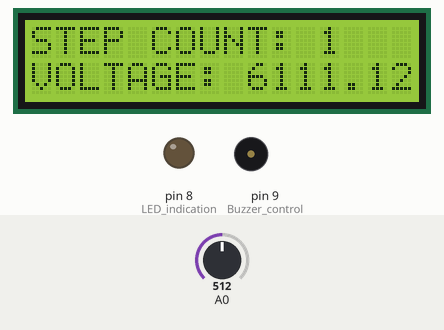
Simulated run of this sketch. Board: Arduino Uno, built with avr-gcc and run on an emulated ATmega328P. On the bench: 16×2 character LCD, output pins drawn as LEDs (lit = HIGH), buzzer (waves = sounding, pin HIGH). The test bench sets the inputs (shaded band); at power-on: A0 = 512.

Above: at 3.3 s.
3.4 s: A0 set to 10
At 3.9 s:
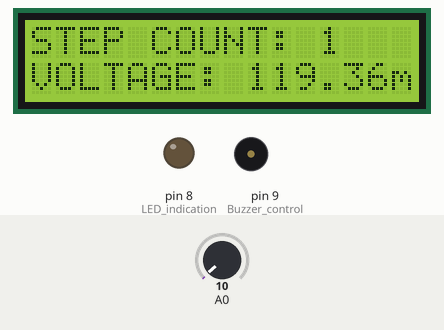
5.0 s: A0 set to 7
At 6.2 s:
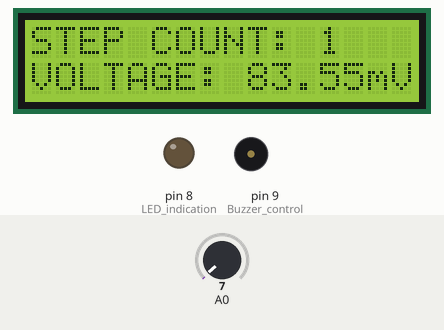
6.5 s: A0 set to 0
At 7.1 s:
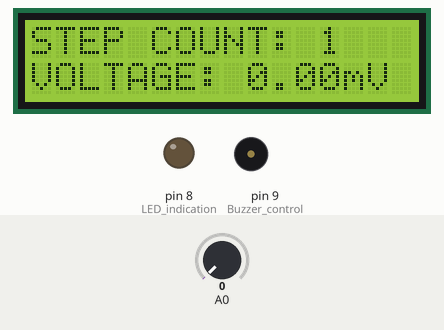
Timing chart, 0 to 9.5 s (numbered marks = the images above; inputs shaded):
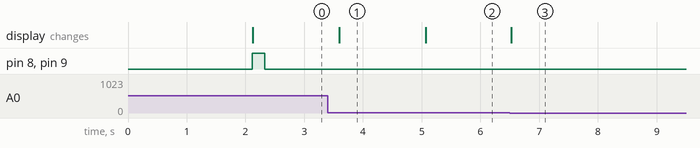

Measured:
- after the input at 3.4 s, the display: changes after 0.20 s (image 1)
- after the input at 5.0 s, the display: changes after 0.06 s (image 2)
- after the input at 6.5 s, the display: changes at once (image 3)

The sketch:

main.ino
```cpp
#include <Wire.h>
#include <LiquidCrystal_I2C.h>

// Constants
int prev = 0, stepCount = 0;
unsigned long previousMillis = 0;
const long interval = 1000;
unsigned long currentMillis;

float v, vout, vin;  // Variables for calculating voltage

// Initialize the LCD
LiquidCrystal_I2C lcd(0x27, 16, 2);

void setup() {
  Serial.begin(9600);

  pinMode(8, OUTPUT); // LED indication
  pinMode(9, OUTPUT); // Buzzer control

  lcd.init();
  lcd.backlight();

  lcd.print("FOOT STEP POWER");
  lcd.setCursor(0, 1);
  lcd.print("   GENERATOR");
  delay(2000);
  lcd.clear();
  lcd.setCursor(0, 0);
  lcd.print("STEP COUNT:");
  lcd.setCursor(0, 1);
  lcd.print("VOLTAGE:");
}

void loop() {
  v = analogRead(A0);
  currentMillis = millis();

  if (v != 0 && prev == 0) {
    stepCount += 1;
    digitalWrite(8, HIGH); // LED ON
    digitalWrite(9, HIGH); // Buzzer ON

    lcd.setCursor(12, 0);
    lcd.print(stepCount);
  } else {
    if (currentMillis - previousMillis >= 100) {
      previousMillis = currentMillis;
      digitalWrite(8, LOW);  // LED OFF
      digitalWrite(9, LOW);  // Buzzer OFF
    }
  }

  prev = v;

  // Voltage calculation
  lcd.setCursor(9, 1);
  vout = (v * 5.00) / 1024.00;
  vin = (vout / 0.040909) * 100;

  lcd.print(vin);
  lcd.print("mV ");
  delay(200);
}
```
